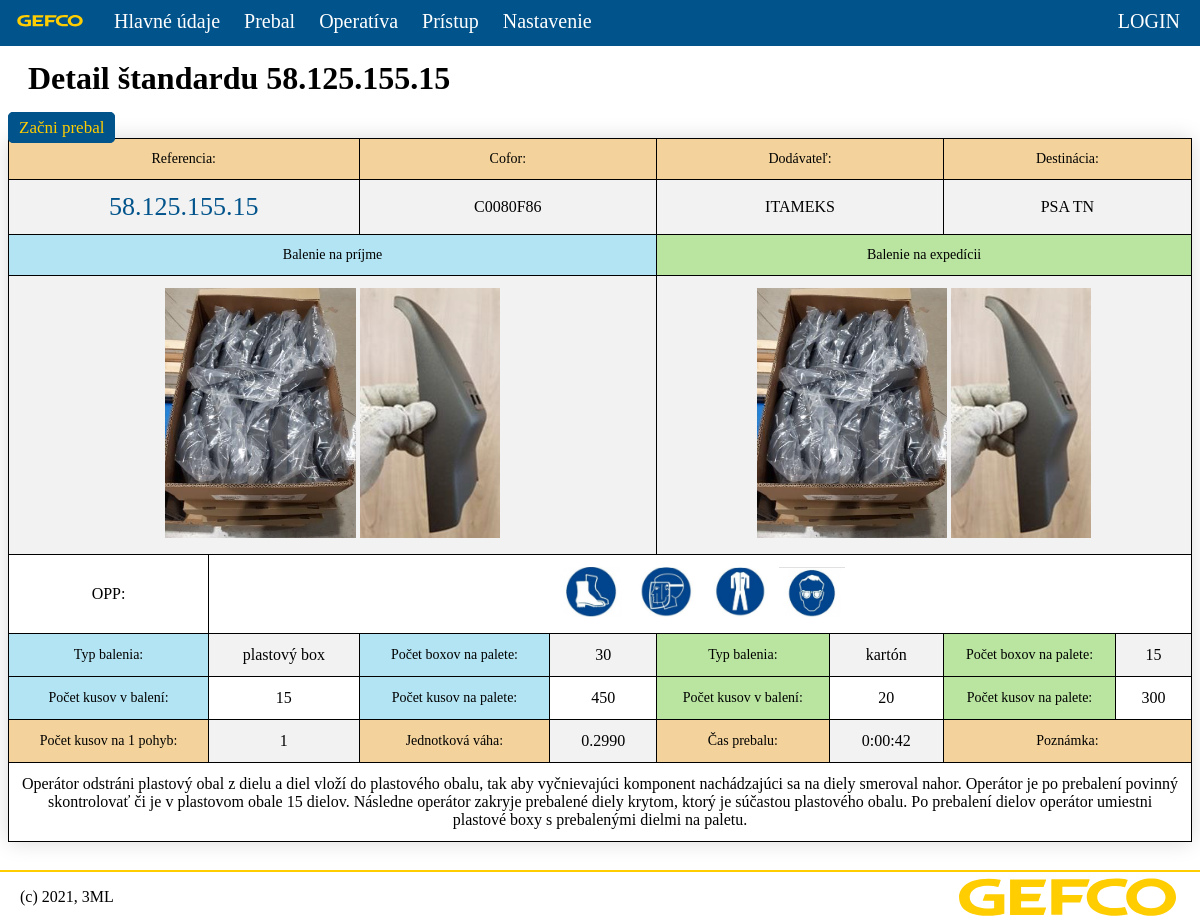
Screenshot of /repacking/58.125.155.15/ with the database file from the repository.
### repacking/models.py (models this page shows, shortened)
class RepackingStandard(models.Model):
    SKU = models.CharField(max_length=50, default="", unique=True)
    COFOR = models.CharField(max_length=50, default="")
    supplier = models.CharField(max_length=50, default="")
    destination = models.CharField(max_length=50, default="")
    items_per_move = models.PositiveIntegerField(default=0)
    unit_weight = models.DecimalField(max_digits=6, decimal_places=4, default=0)
    repacking_duration = models.DurationField(default=timedelta(minutes=0))
    instructions = models.CharField(max_length=1200, default="")
    tools = models.ManyToManyField(Tools, related_name='tools', blank=True)
    input_count_of_items_in_package = models.PositiveIntegerField(default=0)
    output_count_of_items_in_package = models.PositiveIntegerField(default=0)
    input_count_of_boxes_on_pallet = models.PositiveIntegerField(default=0)
    output_count_of_boxes_on_pallet = models.PositiveIntegerField(default=0)
    input_count_of_items_on_pallet = models.PositiveIntegerField(default=0)
    output_count_of_items_on_pallet = models.PositiveIntegerField(default=0)
    input_type_of_package = models.CharField(max_length=50, default="")
    output_type_of_package = models.CharField(max_length=50, default="")
    input_photos = models.ManyToManyField(Photos, related_name='input_photos', blank=True)
    output_photos = models.ManyToManyField(Photos, related_name='output_photos', blank=True)
    created = models.DateTimeField(auto_now=True)
    creator = models.ForeignKey(settings.AUTH_USER_MODEL, on_delete=models.SET_NULL, null=True, related_name='creator')
    @staticmethod
    def get_repacking_standard_by_sku(sku_code):
        try:
            standard = RepackingStandard.objects.get(SKU=sku_code)
            return standard
        except RepackingStandard.DoesNotExist:
            return None

class Photos(models.Model):
    photo = models.ImageField(upload_to='photos/%Y/%m/')

class Tools(models.Model):
    photo = models.ImageField(upload_to='tools/%Y/%m/')

### repacking/views.py (the view)
# urls.py: path('repacking/<str:sku_code>/', views.detail),
def detail(request, sku_code):
    cancel_sessions(request)
    standard = RepackingStandard.get_repacking_standard_by_sku(sku_code)
    if standard is None:
        raise Http404("Standard does not exist")
    return render(request, 'repacking/detail.html', {'standard': standard})

### repacking/views.py (called while the page is built)
def cancel_sessions(request):
    try:
        del request.session[repack_start_key]
    except KeyError:
        pass
    try:
        del request.session[repack_last_start_key]
    except KeyError:
        pass
    try:
        del request.session[repack_duration_key]
    except KeyError:
        pass

### repacking/templates/repacking/detail.html
{% extends "base.html" %}
{% block content %}
    <h1>Detail štandardu {{ standard.SKU }}</h1>
    <a class="active-btn" href="{% url 'start' %}">Začni prebal</a>
    <table class="standard-table">
        <tr>
            <td colspan="2" class="main-info">Referencia:</td>
            <td colspan="2" class="main-info">Cofor:</td>
            <td colspan="2" class="main-info">Dodávateľ:</td>
            <td colspan="2" class="main-info">Destinácia:</td>
        </tr>
        <tr>
            <td colspan="2" class="sku-code">{{ standard.SKU }}</td>
            <td colspan="2">{{ standard.COFOR }}</td>
            <td colspan="2">{{ standard.supplier }}</td>
            <td colspan="2">{{ standard.destination }}</td>
        </tr>
        <tr>
            <td colspan="4" class="input-info">Balenie na príjme</td>
            <td colspan="4" class="output-info">Balenie na expedícii</td>
        </tr>
        <tr>
            <td colspan="4">
                {% if standard.input_photos.all %}
                    {% for photo in standard.input_photos.all %}
                        <img src='{{ photo.photo.url }}' alt='Balenie na príjme' height="250px">
                    {% endfor %}
                {% else %}
                    Žiadne fotky
                {% endif %}
            </td>
            <td colspan="4">
                {% if standard.output_photos.all %}
                    {% for photo in standard.output_photos.all %}
                        <img src='{{ photo.photo.url }}' alt='Balenie na výstupe' height="250px">
                    {% endfor %}
                {% else %}
                    Žiadne fotky
                {% endif %}
            </td>
        </tr>
        <tr>
            <td>
                OPP:
            </td>
            <td colspan="7">
                {% if standard.tools.all %}
                    {% for photo in standard.tools.all %}
                        <img src='{{ photo.photo.url }}' alt='OPP' height="50px">
                    {% endfor %}
                {% else %}
                    Žiadne fotky
                {% endif %}
            </td>
        </tr>
        <tr>
            <td class="input-info">Typ balenia:</td>
            <td>{{ standard.input_type_of_package }}</td>
            <td class="input-info">Počet boxov na palete:</td>
            <td>{{ standard.input_count_of_boxes_on_pallet }}</td>
            <td  class="output-info">Typ balenia:</td>
            <td>{{ standard.output_type_of_package }}</td>
            <td  class="output-info">Počet boxov na palete:</td>
            <td>{{ standard.output_count_of_boxes_on_pallet }}</td>
        </tr>
        <tr>
            <td class="input-info">Počet kusov v balení:</td>
            <td>{{ standard.input_count_of_items_in_package }}</td>
            <td class="input-info">Počet kusov na palete:</td>
            <td>{{ standard.input_count_of_items_on_pallet }}</td>
            <td  class="output-info">Počet kusov v balení:</td>
            <td>{{ standard.output_count_of_items_in_package }}</td>
            <td  class="output-info">Počet kusov na palete:</td>
            <td>{{ standard.output_count_of_items_on_pallet }}</td>
        </tr>
        <tr>
            <td class="main-info">Počet kusov na 1 pohyb:</td>
            <td>{{ standard.items_per_move }}</td>
            <td class="main-info">Jednotková váha:</td>
            <td>{{ standard.unit_weight }}</td>
            <td class="main-info">Čas prebalu:</td>
            <td>{{ standard.repacking_duration }}</td>
            <td colspan="2"  class="main-info">Poznámka:</td>
        </tr>
        <tr>
            <td colspan="8">{{ standard.instructions }}</td>
        </tr>
    </table>
{% endblock %}

### static/style.css (style rules this page uses)
body { font-family: UniviaPro-regular; }
a { text-decoration: none; }
h1 { margin-left: 20px; }
table { margin-left: auto; margin-right: auto; }
table { border-collapse: collapse; border: 1px solid rgba(0,0,0,0.25); text-align: center; padding: 8px; box-shadow: 0 0 20px rgba(0,0,0,0.15); }
td, tr, th { text-align: center; padding: 12px; margin: 0; }
td, th { border-right: 1px solid #777777; }
td:last-child, th:last-child { border-right: none; }
tr:nth-child(even) { background-color: #f2f2f2; }
.active-btn, .repack-btn { padding: 5px 10px; font-family: UniviaPro-regular; font-size: 17px; width: 120px; margin-bottom: 3px; border: 1px solid #00538b; border-radius: 5px; background-color: #00538b; color: #ffcd00; cursor: pointer; }
.standard-table td { border: 1px solid black; margin: 10px; }
.main-info { background-color: #f3d39b; font-size: 14px; }
.sku-code { font-size: 26px; color: #00538b; }
.input-info { background-color: #b3e4f3; font-size: 14px; }
.output-info { background-color: #b9e5a0; font-size: 14px; }

### rows the page displays
RepackingStandard: SKU "58.125.155.15", COFOR "C0080F86", supplier "ITAMEKS", destination "PSA TN", input_type_of_package "plastový box", input_count_of_boxes_on_pallet "30", output_type_of_package "kartón", output_count_of_boxes_on_pallet "15", input_count_of_items_in_package "15", input_count_of_items_on_pallet "450", output_count_of_items_in_package "20", output_count_of_items_on_pallet "300", items_per_move "1", unit_weight "0.2990", repacking_duration "0:00:42", instructions "Operátor odstráni plastový obal z dielu a diel vloží do plastového obalu, tak aby vyčnievajúci komponent nachádzajúci sa na diely smeroval nahor. Operátor je po prebalení povinný skontrolovať či je v plastovom obale 15 dielov. Následne operátor zakryje prebalené diely krytom, ktorý je súčastou plastového obalu. Po prebalení dielov operátor umiestni plastové boxy s prebalenými dielmi na paletu."
Photos: photo (picture)
Photos: photo (picture)
Tools: photo (picture)
Tools: photo (picture)
Tools: photo (picture)
Tools: photo (picture)
